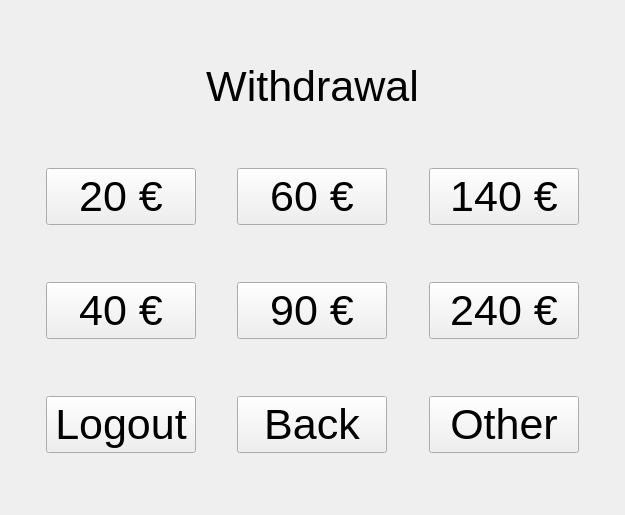
<?xml version="1.0" encoding="UTF-8"?>
<ui version="4.0">
 <class>Withdrawal</class>
 <widget class="QWidget" name="Withdrawal">
  <property name="geometry">
   <rect>
    <x>0</x>
    <y>0</y>
    <width>625</width>
    <height>515</height>
   </rect>
  </property>
  <property name="windowTitle">
   <string>Form</string>
  </property>
  <layout class="QVBoxLayout" name="verticalLayout">
   <item>
    <spacer name="verticalSpacer">
     <property name="orientation">
      <enum>Qt::Vertical</enum>
     </property>
     <property name="sizeHint" stdset="0">
      <size>
       <width>20</width>
       <height>40</height>
      </size>
     </property>
    </spacer>
   </item>
   <item>
    <widget class="QLabel" name="labelTop">
     <property name="font">
      <font>
       <pointsize>32</pointsize>
      </font>
     </property>
     <property name="text">
      <string>Withdrawal</string>
     </property>
     <property name="alignment">
      <set>Qt::AlignCenter</set>
     </property>
    </widget>
   </item>
   <item>
    <spacer name="verticalSpacer_2">
     <property name="orientation">
      <enum>Qt::Vertical</enum>
     </property>
     <property name="sizeHint" stdset="0">
      <size>
       <width>20</width>
       <height>40</height>
      </size>
     </property>
    </spacer>
   </item>
   <item>
    <layout class="QHBoxLayout" name="horizontalLayout">
     <item>
      <spacer name="horizontalSpacer_9">
       <property name="orientation">
        <enum>Qt::Horizontal</enum>
       </property>
       <property name="sizeHint" stdset="0">
        <size>
         <width>40</width>
         <height>20</height>
        </size>
       </property>
      </spacer>
     </item>
     <item>
      <widget class="QPushButton" name="btn20">
       <property name="minimumSize">
        <size>
         <width>150</width>
         <height>0</height>
        </size>
       </property>
       <property name="font">
        <font>
         <pointsize>32</pointsize>
        </font>
       </property>
       <property name="text">
        <string>20 €</string>
       </property>
      </widget>
     </item>
     <item>
      <spacer name="horizontalSpacer_10">
       <property name="orientation">
        <enum>Qt::Horizontal</enum>
       </property>
       <property name="sizeHint" stdset="0">
        <size>
         <width>40</width>
         <height>20</height>
        </size>
       </property>
      </spacer>
     </item>
     <item>
      <widget class="QPushButton" name="btn60">
       <property name="minimumSize">
        <size>
         <width>150</width>
         <height>0</height>
        </size>
       </property>
       <property name="font">
        <font>
         <pointsize>32</pointsize>
        </font>
       </property>
       <property name="text">
        <string>60 €</string>
       </property>
      </widget>
     </item>
     <item>
      <spacer name="horizontalSpacer_11">
       <property name="orientation">
        <enum>Qt::Horizontal</enum>
       </property>
       <property name="sizeHint" stdset="0">
        <size>
         <width>40</width>
         <height>20</height>
        </size>
       </property>
      </spacer>
     </item>
     <item>
      <widget class="QPushButton" name="btn140">
       <property name="minimumSize">
        <size>
         <width>150</width>
         <height>0</height>
        </size>
       </property>
       <property name="font">
        <font>
         <pointsize>32</pointsize>
        </font>
       </property>
       <property name="text">
        <string>140 €</string>
       </property>
      </widget>
     </item>
     <item>
      <spacer name="horizontalSpacer_12">
       <property name="orientation">
        <enum>Qt::Horizontal</enum>
       </property>
       <property name="sizeHint" stdset="0">
        <size>
         <width>40</width>
         <height>20</height>
        </size>
       </property>
      </spacer>
     </item>
    </layout>
   </item>
   <item>
    <spacer name="verticalSpacer_5">
     <property name="orientation">
      <enum>Qt::Vertical</enum>
     </property>
     <property name="sizeHint" stdset="0">
      <size>
       <width>20</width>
       <height>40</height>
      </size>
     </property>
    </spacer>
   </item>
   <item>
    <layout class="QHBoxLayout" name="horizontalLayout_2">
     <item>
      <spacer name="horizontalSpacer_5">
       <property name="orientation">
        <enum>Qt::Horizontal</enum>
       </property>
       <property name="sizeHint" stdset="0">
        <size>
         <width>40</width>
         <height>20</height>
        </size>
       </property>
      </spacer>
     </item>
     <item>
      <widget class="QPushButton" name="btn40">
       <property name="minimumSize">
        <size>
         <width>150</width>
         <height>0</height>
        </size>
       </property>
       <property name="font">
        <font>
         <pointsize>32</pointsize>
        </font>
       </property>
       <property name="text">
        <string>40 €</string>
       </property>
      </widget>
     </item>
     <item>
      <spacer name="horizontalSpacer_6">
       <property name="orientation">
        <enum>Qt::Horizontal</enum>
       </property>
       <property name="sizeHint" stdset="0">
        <size>
         <width>40</width>
         <height>20</height>
        </size>
       </property>
      </spacer>
     </item>
     <item>
      <widget class="QPushButton" name="btn90">
       <property name="minimumSize">
        <size>
         <width>150</width>
         <height>0</height>
        </size>
       </property>
       <property name="font">
        <font>
         <pointsize>32</pointsize>
        </font>
       </property>
       <property name="text">
        <string>90 €</string>
       </property>
      </widget>
     </item>
     <item>
      <spacer name="horizontalSpacer_7">
       <property name="orientation">
        <enum>Qt::Horizontal</enum>
       </property>
       <property name="sizeHint" stdset="0">
        <size>
         <width>40</width>
         <height>20</height>
        </size>
       </property>
      </spacer>
     </item>
     <item>
      <widget class="QPushButton" name="btn240">
       <property name="minimumSize">
        <size>
         <width>150</width>
         <height>0</height>
        </size>
       </property>
       <property name="font">
        <font>
         <pointsize>32</pointsize>
        </font>
       </property>
       <property name="text">
        <string>240 €</string>
       </property>
      </widget>
     </item>
     <item>
      <spacer name="horizontalSpacer_8">
       <property name="orientation">
        <enum>Qt::Horizontal</enum>
       </property>
       <property name="sizeHint" stdset="0">
        <size>
         <width>40</width>
         <height>20</height>
        </size>
       </property>
      </spacer>
     </item>
    </layout>
   </item>
   <item>
    <spacer name="verticalSpacer_4">
     <property name="orientation">
      <enum>Qt::Vertical</enum>
     </property>
     <property name="sizeHint" stdset="0">
      <size>
       <width>20</width>
       <height>40</height>
      </size>
     </property>
    </spacer>
   </item>
   <item>
    <layout class="QHBoxLayout" name="horizontalLayout_3">
     <item>
      <spacer name="horizontalSpacer">
       <property name="orientation">
        <enum>Qt::Horizontal</enum>
       </property>
       <property name="sizeHint" stdset="0">
        <size>
         <width>40</width>
         <height>20</height>
        </size>
       </property>
      </spacer>
     </item>
     <item>
      <widget class="QPushButton" name="btnLogout">
       <property name="sizePolicy">
        <sizepolicy hsizetype="Minimum" vsizetype="Fixed">
         <horstretch>0</horstretch>
         <verstretch>0</verstretch>
        </sizepolicy>
       </property>
       <property name="minimumSize">
        <size>
         <width>150</width>
         <height>0</height>
        </size>
       </property>
       <property name="font">
        <font>
         <pointsize>32</pointsize>
        </font>
       </property>
       <property name="text">
        <string>Logout</string>
       </property>
      </widget>
     </item>
     <item>
      <spacer name="horizontalSpacer_2">
       <property name="orientation">
        <enum>Qt::Horizontal</enum>
       </property>
       <property name="sizeHint" stdset="0">
        <size>
         <width>40</width>
         <height>20</height>
        </size>
       </property>
      </spacer>
     </item>
     <item>
      <widget class="QPushButton" name="btnBack">
       <property name="minimumSize">
        <size>
         <width>150</width>
         <height>0</height>
        </size>
       </property>
       <property name="font">
        <font>
         <pointsize>32</pointsize>
        </font>
       </property>
       <property name="text">
        <string>Back</string>
       </property>
      </widget>
     </item>
     <item>
      <spacer name="horizontalSpacer_3">
       <property name="orientation">
        <enum>Qt::Horizontal</enum>
       </property>
       <property name="sizeHint" stdset="0">
        <size>
         <width>40</width>
         <height>20</height>
        </size>
       </property>
      </spacer>
     </item>
     <item>
      <widget class="QPushButton" name="btnOther">
       <property name="minimumSize">
        <size>
         <width>150</width>
         <height>0</height>
        </size>
       </property>
       <property name="font">
        <font>
         <pointsize>32</pointsize>
        </font>
       </property>
       <property name="text">
        <string>Other</string>
       </property>
      </widget>
     </item>
     <item>
      <spacer name="horizontalSpacer_4">
       <property name="orientation">
        <enum>Qt::Horizontal</enum>
       </property>
       <property name="sizeHint" stdset="0">
        <size>
         <width>40</width>
         <height>20</height>
        </size>
       </property>
      </spacer>
     </item>
    </layout>
   </item>
   <item>
    <spacer name="verticalSpacer_3">
     <property name="orientation">
      <enum>Qt::Vertical</enum>
     </property>
     <property name="sizeHint" stdset="0">
      <size>
       <width>20</width>
       <height>40</height>
      </size>
     </property>
    </spacer>
   </item>
  </layout>
 </widget>
 <resources/>
 <connections/>
</ui>
